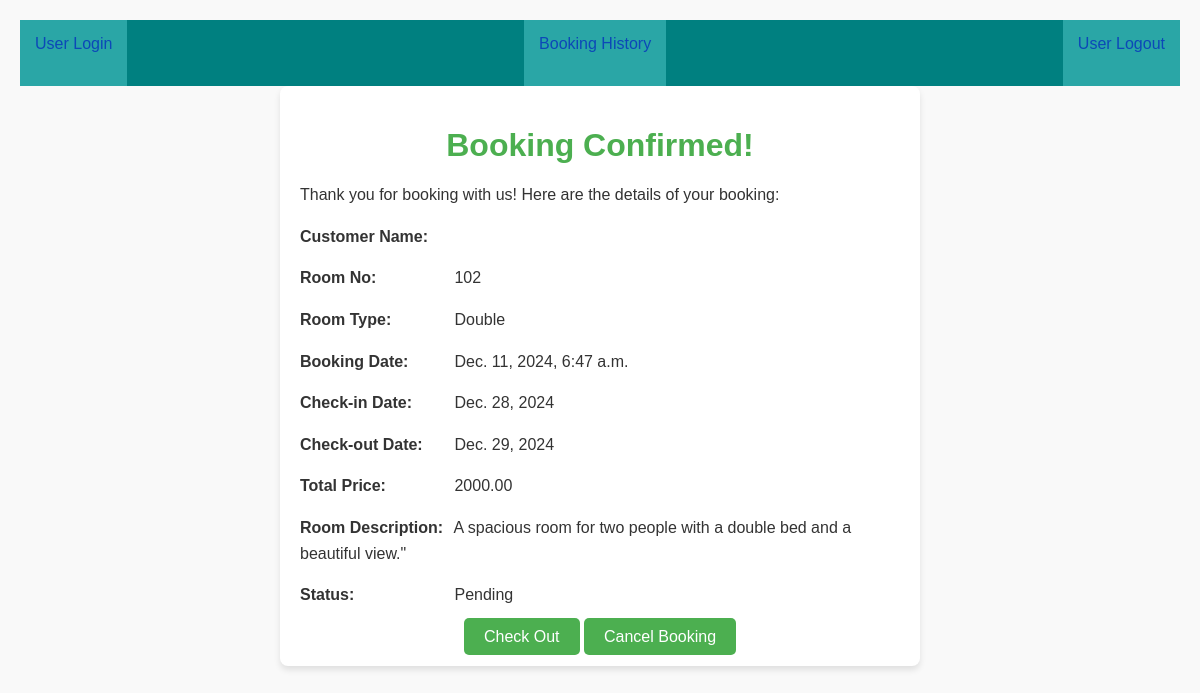
Page /detail_confirm_booking/4/ on the committed database.
### app/models.py (models this page shows, shortened)
class Booking(models.Model):
    STATUS_CHOICES = [
        ('Inprocess', 'Inprocess'),
        ('Completed', 'Completed'),
        ('Cancelled', 'Cancelled'),
    ]
    status = models.CharField(max_length=20, choices=STATUS_CHOICES, default='Pending')
    Room = models.ForeignKey(Room, on_delete=models.CASCADE)
    user = models.ForeignKey(User, on_delete=models.CASCADE, null=True, blank=True)
    Booking_date = models.DateTimeField(auto_now_add=True)
    Check_in = models.DateField()
    Check_out = models.DateField()
    Total_price = models.DecimalField(max_digits=10,decimal_places=2)
    Num_of_Person = models.IntegerField(null=True)

class Room(models.Model):
    Room_no = models.CharField(max_length=10)
    Room_type = models.CharField(max_length=20)
    Room_description = models.TextField()
    Price_per_night = models.DecimalField(max_digits=10, decimal_places=2)
    Room_available = models.BooleanField(default=True)  # This seems to represent availability

### app/views.py (the view)
# urls.py: path('detail_confirm_booking/<int:id>/',detail_confirm_booking),
def detail_confirm_booking(request,id):
    booking = Booking.objects.get(id=id)
    return render(request, 'detail_confirm_booking.html', {'booking':booking})

### Template/detail_confirm_booking.html (shortened to what this page needs)
{% include 'nav.html' %}
<!DOCTYPE html>
<html lang="en">
<head>
</head>
<body>
    <div class="container">
        <h1>Booking Confirmed!</h1>
        <p>Thank you for booking with us! Here are the details of your booking:</p>
        <div class="details">
            <p><strong>Customer Name:</strong> {{ request.user.username }} {{ request.user.last_name }}</p>
            <p><strong>Room No:</strong> {{ booking.Room.Room_no }} </p>
            <p><strong>Room Type:</strong> {{ booking.Room.Room_type }}</p>
            <p><strong>Booking Date:</strong> {{ booking.Booking_date }}</p>
            <p><strong>Check-in Date:</strong> {{ booking.Check_in }}</p>
            <p><strong>Check-out Date:</strong> {{ booking.Check_out }}</p>
            <p><strong>Total Price:</strong> {{ booking.Total_price }}</p>
            <p><strong>Room Description:</strong> {{ booking.Room.Room_description }} </p>
            <p><strong>Status:</strong> {{ booking.status }} </p>
        </div>
        <div class="button-container">
                <a href="/check_out/{{ booking.id }}" class="button">Check Out</a>
                <a href="/cancel/{{ booking.id }}" class="button cancel">Cancel Booking</a>
        </div>
    </div>
</body>
</html>

### app/static/style.css (style rules this page uses)
body { font-family: Arial, sans-serif; margin: 0; padding: 0; background-color: #f4f4f9; color: #333; }
h1, h2, h3 { color: #2c3e50; text-align: center; }
a { text-decoration: none; color: #0c48b8; }

### Template/detail_confirm_booking.html (style rules this page uses)
body { font-family: Arial, sans-serif; margin: 20px; background-color: #f9f9f9; color: #333; }
.container { max-width: 600px; margin: 0 auto; padding: 20px; background: #fff; border-radius: 8px; box-shadow: 0 4px 6px rgba(0, 0, 0, 0.1); }
h1 { color: #4CAF50; }
.details { margin: 20px 0; line-height: 1.6; }
.details strong { display: inline-block; width: 150px; }
.button-container { text-align: center; margin-top: 20px; }
.button { padding: 10px 20px; font-size: 16px; background: #4CAF50; color: white; text-decoration: none; border-radius: 5px; }

### rows in the picture
Booking: Room.Room_no "102", Room.Room_type "Double", Booking_date "Dec. 11, 2024, 6:47 a.m.", Check_in "Dec. 28, 2024", Check_out "Dec. 29, 2024", Total_price "2000.00", Room.Room_description "A spacious room for two people with a double bed and a beautiful view.\"", status "Pending"
